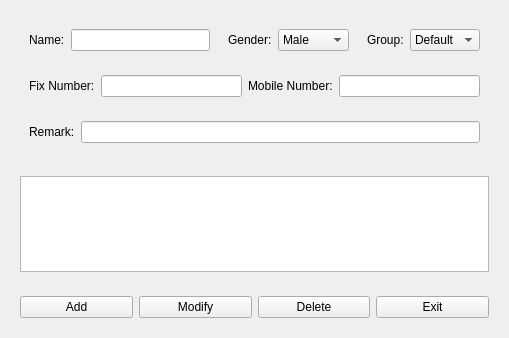
<?xml version="1.0" encoding="UTF-8"?>
<ui version="4.0">
 <class>Widget</class>
 <widget class="QWidget" name="Widget">
  <property name="geometry">
   <rect>
    <x>0</x>
    <y>0</y>
    <width>509</width>
    <height>338</height>
   </rect>
  </property>
  <property name="windowTitle">
   <string>Widget</string>
  </property>
  <layout class="QVBoxLayout" name="verticalLayout_2">
   <item>
    <widget class="QWidget" name="widget" native="true">
     <layout class="QVBoxLayout" name="verticalLayout">
      <item>
       <widget class="QWidget" name="widget_3" native="true">
        <layout class="QHBoxLayout" name="horizontalLayout_6">
         <property name="spacing">
          <number>0</number>
         </property>
         <property name="leftMargin">
          <number>0</number>
         </property>
         <property name="topMargin">
          <number>0</number>
         </property>
         <property name="rightMargin">
          <number>0</number>
         </property>
         <property name="bottomMargin">
          <number>0</number>
         </property>
         <item>
          <widget class="QWidget" name="widget_6" native="true">
           <layout class="QHBoxLayout" name="horizontalLayout_2">
            <item>
             <widget class="QLabel" name="label">
              <property name="text">
               <string>Name:</string>
              </property>
             </widget>
            </item>
            <item>
             <widget class="QLineEdit" name="lineEditName"/>
            </item>
           </layout>
          </widget>
         </item>
         <item>
          <widget class="QWidget" name="widget_8" native="true">
           <layout class="QHBoxLayout" name="horizontalLayout_5">
            <item>
             <widget class="QLabel" name="label_5">
              <property name="text">
               <string>Gender:</string>
              </property>
             </widget>
            </item>
            <item>
             <widget class="QComboBox" name="comboBoxGender">
              <item>
               <property name="text">
                <string>Male</string>
               </property>
              </item>
              <item>
               <property name="text">
                <string>Female</string>
               </property>
              </item>
             </widget>
            </item>
           </layout>
          </widget>
         </item>
         <item>
          <widget class="QWidget" name="widget_7" native="true">
           <layout class="QHBoxLayout" name="horizontalLayout_4">
            <item>
             <widget class="QLabel" name="label_6">
              <property name="text">
               <string>Group:</string>
              </property>
             </widget>
            </item>
            <item>
             <widget class="QComboBox" name="comboBoxGroup">
              <item>
               <property name="text">
                <string>Default</string>
               </property>
              </item>
             </widget>
            </item>
           </layout>
          </widget>
         </item>
        </layout>
       </widget>
      </item>
      <item>
       <widget class="QWidget" name="widget_4" native="true">
        <layout class="QHBoxLayout" name="horizontalLayout">
         <item>
          <widget class="QLabel" name="label_3">
           <property name="text">
            <string>Fix Number:</string>
           </property>
          </widget>
         </item>
         <item>
          <widget class="QLineEdit" name="lineEditFixNumber"/>
         </item>
         <item>
          <widget class="QLabel" name="labelMobileNumber">
           <property name="text">
            <string>Mobile Number:</string>
           </property>
          </widget>
         </item>
         <item>
          <widget class="QLineEdit" name="lineEdit_4"/>
         </item>
        </layout>
       </widget>
      </item>
      <item>
       <widget class="QWidget" name="widget_5" native="true">
        <layout class="QHBoxLayout" name="horizontalLayout_3">
         <item>
          <widget class="QLabel" name="label_2">
           <property name="text">
            <string>Remark:</string>
           </property>
          </widget>
         </item>
         <item>
          <widget class="QLineEdit" name="lineEditRemark"/>
         </item>
        </layout>
       </widget>
      </item>
     </layout>
    </widget>
   </item>
   <item>
    <widget class="QWidget" name="widget_2" native="true">
     <layout class="QHBoxLayout" name="horizontalLayout_7">
      <item>
       <widget class="QTextEdit" name="textEdit"/>
      </item>
     </layout>
    </widget>
   </item>
   <item>
    <widget class="QWidget" name="widget_9" native="true">
     <layout class="QHBoxLayout" name="horizontalLayout_8">
      <item>
       <widget class="QPushButton" name="pushButtonAdd">
        <property name="text">
         <string>Add</string>
        </property>
       </widget>
      </item>
      <item>
       <widget class="QPushButton" name="pushButtonModify">
        <property name="text">
         <string>Modify</string>
        </property>
       </widget>
      </item>
      <item>
       <widget class="QPushButton" name="pushButtonDelete">
        <property name="text">
         <string>Delete</string>
        </property>
       </widget>
      </item>
      <item>
       <widget class="QPushButton" name="pushButtonExit">
        <property name="sizePolicy">
         <sizepolicy hsizetype="Minimum" vsizetype="Preferred">
          <horstretch>0</horstretch>
          <verstretch>0</verstretch>
         </sizepolicy>
        </property>
        <property name="text">
         <string>Exit</string>
        </property>
       </widget>
      </item>
     </layout>
    </widget>
   </item>
  </layout>
 </widget>
 <resources/>
 <connections/>
</ui>
